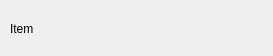
<?xml version="1.0" encoding="UTF-8"?>
<ui version="4.0">
 <class>Form</class>
 <widget class="QWidget" name="Form">
  <property name="geometry">
   <rect>
    <x>0</x>
    <y>0</y>
    <width>273</width>
    <height>56</height>
   </rect>
  </property>
  <property name="windowTitle">
   <string>Form</string>
  </property>
  <widget class="QLabel" name="lbRow">
   <property name="geometry">
    <rect>
     <x>10</x>
     <y>10</y>
     <width>348</width>
     <height>38</height>
    </rect>
   </property>
   <property name="styleSheet">
    <string notr="true"/>
   </property>
   <property name="text">
    <string>Item</string>
   </property>
   <property name="scaledContents">
    <bool>false</bool>
   </property>
   <property name="margin">
    <number>10</number>
   </property>
  </widget>
 </widget>
 <resources/>
 <connections/>
</ui>
